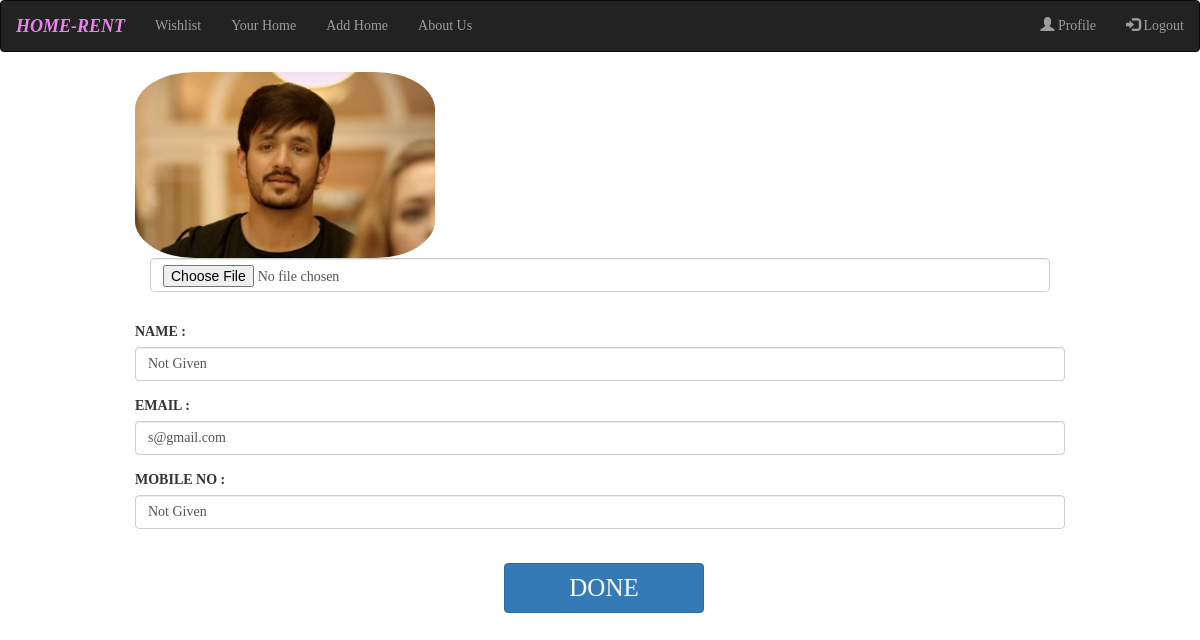
The app's page /editprofile/10/ with its own data.
### homeapp/models.py (models this page shows, shortened)
class extendedUser(models.Model):
    name= models.CharField(null=True,max_length=50,default= "...")
    image = models.FileField(null= True, default='user.png')
    email = models.CharField(null=True,default="...",max_length=50)
    phone_number = models.CharField(null= True,default="...",max_length=13)
    belongs_to = models.OneToOneField(User,related_name="extended_reverse",on_delete=models.CASCADE)
    home_list = models.ManyToManyField(Item,related_name="fav_home")

### homeapp/views.py (the view, shortened to what this page needs)
# urls.py: path('editprofile/<int:profile_id>/',views.editprofile),
def editprofile(request,profile_id):
    profile = extendedUser.objects.get(id=profile_id)
    return render(request,'editprofile.html',{'obj':profile})

### templates/editprofile.html (shortened to what this page needs)
{% extends 'base.html' %}
{% block body %}
<form action="/editprofile/{{obj.id}}/" method="POST" enctype="multipart/form-data" style="margin: 0px 10%;">
  <div class="form-group col-xs-12 col-sm-12 col-md-12 col-lg-12">
      <img src="{{obj.image.url}}" style="border-radius: 20%; width: 300px; height: auto; ">
      <div class="form-group col-xs-12 col-sm-12 col-md-12 col-lg-12">
        <input type="file" class="form-control" name="image" src="{{obj.image.url}}" required>
    </div>
  </div>
  <div class="form-group col-xs-12 col-sm-12 col-md-12 col-lg-12">
    <label>NAME :</label>
    <input type="text" class="form-control" name="name" value="{{obj.name}}" required>
  </div>
  <div class="form-group col-xs-12 col-sm-12 col-md-12 col-lg-12">
    <label>EMAIL :</label>
    <input type="text" class="form-control" name="email" value="{{obj.email}}" required>
  </div>
  <div class="form-group col-xs-12 col-sm-12 col-md-12 col-lg-12">
    <label>MOBILE NO :</label>
    <input type="text" class="form-control" name="phone" value="{{obj.phone_number}}" required>
  </div>
  <br>
  <button type="submit" name="submit" class="btn btn-primary" style="margin: 2% 40%; width: 200px; height: 50px; font-size: 25px;">DONE</button>
</form>
<br>
{% endblock %}

### templates/editprofile.html (style rules this page uses)
body { background-image: url('https://bhp.co.uk/app/uploads/2020/06/cXUk-ZB9FohHFwOJJRxRIHK3RRUq4N4exwpXWGvjmJk.jpg'); height:100vh; background-position: center; background-size: cover; }

### templates/base.html (style rules this page uses)
* { font-family: cursive; }

### records on screen
extendedUser: image (picture), name "Not Given", email "s@gmail.com", phone "Not Given"
